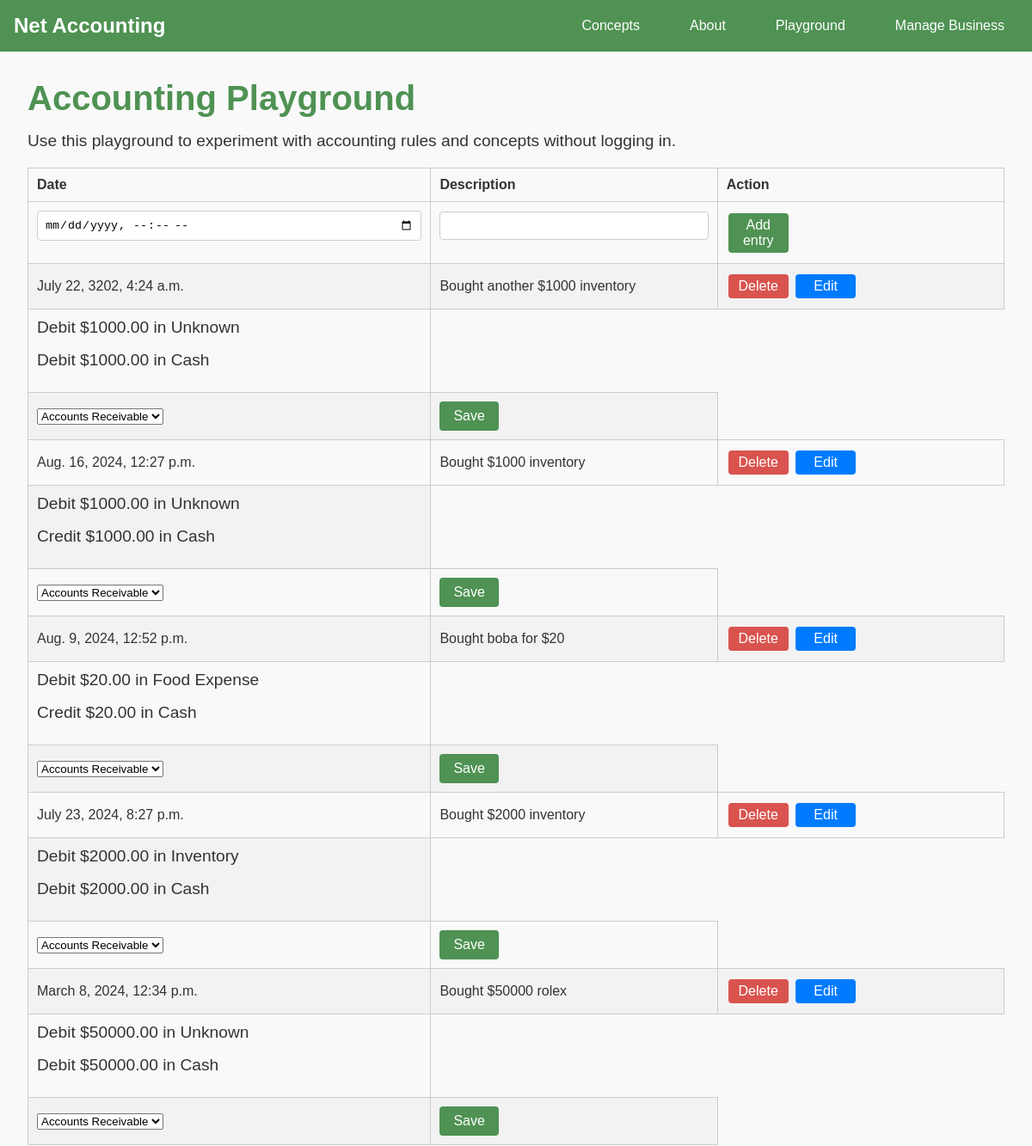
The page /accounting/playground/ (upper part) on the database as committed earlier.
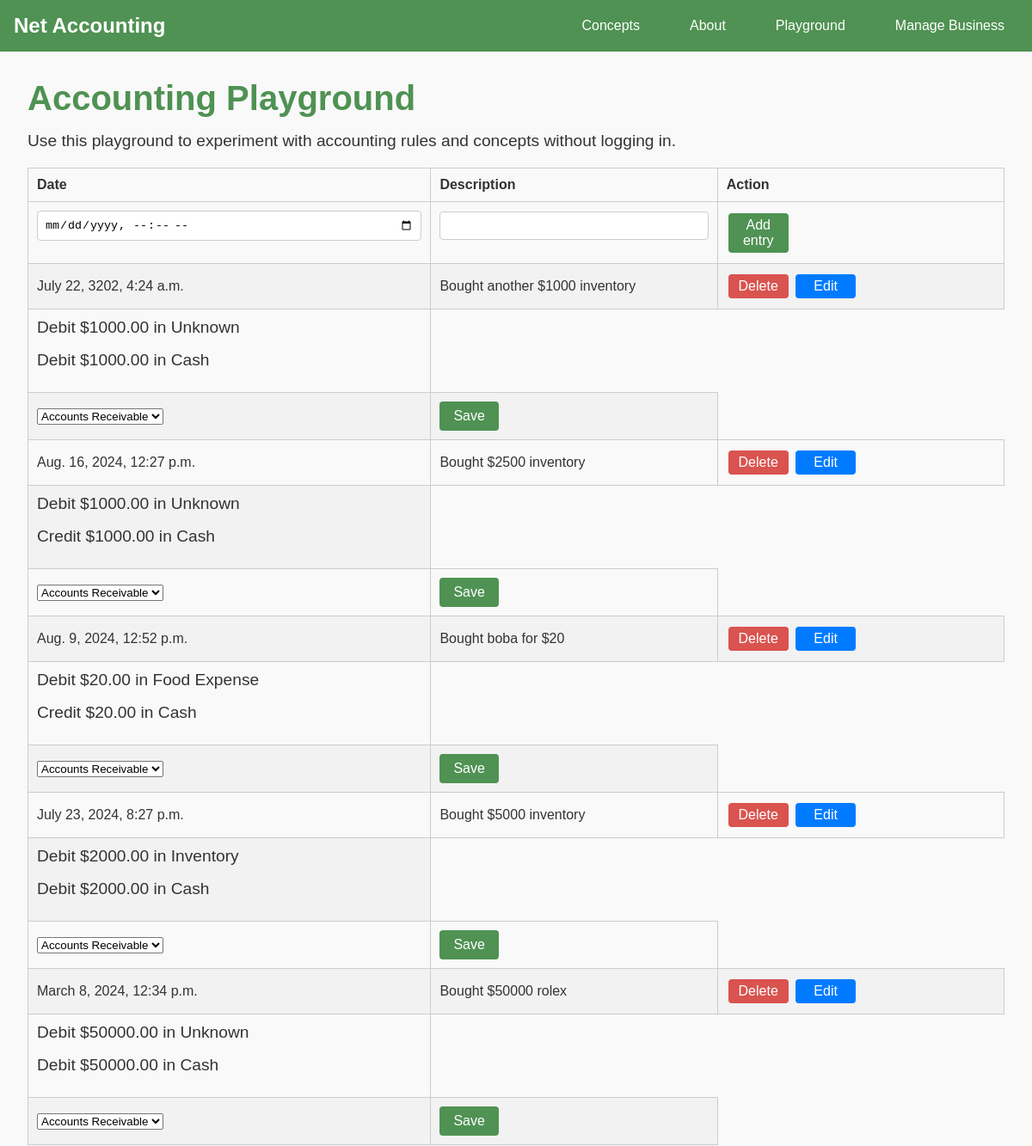
The same page on the database as committed later.
### accounting/models.py (models this page shows, shortened)
class JournalEntry(models.Model):
    user = models.ForeignKey(User, on_delete=models.CASCADE, null=True)
    entry_date = models.DateTimeField()
    description = models.CharField(max_length=250)
    create_at = models.DateTimeField(auto_now_add=True)

class SubEntry(models.Model):
    user = models.ForeignKey(User, on_delete=models.CASCADE, null=True)
    DEBIT = 'Debit'
    CREDIT = 'Credit'
    TYPE_CHOICES = [
        (DEBIT, 'Debit'),
        (CREDIT, 'Credit')
    ]
    journal_entry = models.ForeignKey(JournalEntry, on_delete=models.CASCADE)
    sub_entry_type = models.CharField(max_length=255, choices=TYPE_CHOICES)
    account = models.CharField(max_length=255)
    amount = models.DecimalField(max_digits=10, decimal_places=2)
    def __str__(self):
        return f"{self.sub_entry_type} ${self.amount} in {self.account}"

### accounting/views.py (the view, shortened to what this page needs)
# urls.py: path('playground/', views.show_playground_page, name='playground'),
def show_playground_page(request):
    playground_id = 2
    curr_user = get_object_or_404(User, id=playground_id)
    editing_entry = None  # Entry being editied, none by default
    form = JournalEntryForm()
    subentry_editing_form = SubEntryEditingForm()
    entries = None
    try:
        entries = get_entries(playground_id)
    except JournalEntry.DoesNotExist:
        raise Http404("No entries")
    entry_subentries = {}
    for entry in entries:
        subentries = entry.subentry_set.all()
        entry_subentries[entry.id] = subentries
    balance_sheet = get_and_analyze_balance_sheet(business_id=playground_id)
    context = {
        "form": form,
        "edit_subentry_form": subentry_editing_form,
        "entries": entries,
        "entry_subentries": entry_subentries,
        "user": curr_user,
        "balance_sheet": balance_sheet,
        "editing_entry": editing_entry
    }
    return render(request, "accounting/playground.html", context)

### accounting/forms.py
class JournalEntryForm(forms.ModelForm):
    entry_date = forms.DateTimeField(widget=forms.DateTimeInput(attrs={'type': 'datetime-local'}))
    class Meta:
        model = JournalEntry
        fields = ["entry_date", "description"]

class SubEntryEditingForm(forms.ModelForm):
        ACCOUNTS_CHOICES = [
            ('Accounts Receivable', 'Accounts Receivable'),
            ('Cash', 'Cash'),
            ('Inventories', 'Inventories'),
        ]
        account = forms.ChoiceField(choices=ACCOUNTS_CHOICES, required=True)
        class Meta:
            model = SubEntry
            fields = ["account"]

### accounting/templatetags/dict_tags.py (called while the page is built)
@register.filter
def get_item(dictionary, key):
    return dictionary.get(key)

### accounting/views.py (called while the page is built)
def get_and_analyze_balance_sheet(business_id) -> BalanceSheet:
    balance_sheet = BalanceSheet(business_id=business_id, date="07-30-2024")
    balance_sheet.generate()
    return balance_sheet

def get_entries(business_id: int):
    entries = JournalEntry.objects.filter(user_id=business_id).order_by("-entry_date")
    return entries

### accounting/templates/accounting/playground.html (shortened to what this page needs)
{% extends 'accounting/index.html' %}
{% load dict_tags %}
	{% block content %}
<div class="content">
	<h1>Accounting Playground</h1>
	<p>Use this playground to experiment with accounting rules and concepts without logging in.</p>
	<div class="playground-entries">
		{% if entries %}
		<table class="entries-table">
			<thead>
				<tr>
					<th>Date</th>
					<th>Description</th>
					<th>Action</th>
				</tr>
			</thead>
			<tbody>
				{% if not editing_entry %}
				<tr>
					{% include 'accounting/forms/add_entry_form.html'%}
				</tr>
				{% endif %}
				{% for entry in entries %}
				<tr>
					{% if editing_entry and editing_entry.id == entry.id %}
						{% include 'accounting/forms/edit_entry_form.html'%}
					{% else %}
					<td>{{ entry.entry_date }}</td>
					<td>{{ entry.description }}</td>
					<td>
						{% include 'accounting/forms/delete_entry_form.html'%}
						{% include 'accounting/forms/edit_button.html'%}
					</td>
					{% endif %}
				</tr>
				<tr>
					<td colspan="0">
						{% with subentries=entry_subentries|get_item:entry.id %}
						{% for subentry in subentries %}
						<p class="subentry">{{ subentry }}</p>
						{% endfor %}
						{% endwith %}
					</td>
				<tr>
					<form method="post" action="{% url 'playground' %}">
						{% for field in edit_subentry_form %}
						<td>{{ field }}</td>
						{% endfor %}
						<td>
							<button class="save-entry-button" type="submit" name="save-subentry">Save</button>
						</td>
					</form>
				</tr>
				{% endfor %}
			</tbody>
		</table>
		{% endif %}
	</div>
		{%include 'accounting/financial_statement.html'%}
</div>
{% endblock content %}

### accounting/templates/accounting/index.html (shortened to what this page needs)
{%load static%}
<!DOCTYPE html>
<html lang="en">
	<head>
		<link rel="stylesheet" href="{% static "accounting/styles.css" %}">
	</head>
	<body>
		{% include 'accounting/navbar.html' %}
		{%block content%}
		{%endblock%}
	</body>
</html>

### accounting/templates/accounting/navbar.html
<nav class="navbar">
    <div class="navbar-brand">Net Accounting</div>
    <ul class="navbar-menu">
        <li><a href="{% url 'concepts' %}">Concepts</a></li>
        <li><a href="{% url 'about' %}">About</a></li>
        <li><a href="{% url 'playground' %}">Playground</a></li>
        <li><a href="login.html">Manage Business</a></li>
    </ul>
</nav>

### accounting/templates/accounting/forms/add_entry_form.html (shortened to what this page needs)
<form method="post" action="{% url 'playground' %}">
	{% for field in form %}
	<td>{{ field }}</td>
	{% endfor %}
	<td>
		<button class="add-entry-button" type="submit" name="add">Add entry</button>
	</td>
</form>

### accounting/templates/accounting/forms/delete_entry_form.html (shortened to what this page needs)
<form method="post" If not in editing mode, just show entry date and description, button for edit and deleteaction="{% url 'playground' %}" style="display:inline;">
	<button class="delete-button" type="submit" name="delete">Delete</button>
</form>

### accounting/templates/accounting/forms/edit_button.html (shortened to what this page needs)
<form method="post" action="{% url 'playground' %}" style="display:inline;">
	<button class="edit-button" type="submit" name="edit">Edit</button>
</form>

### accounting/templates/accounting/financial_statement.html (shortened to what this page needs)
{%load static%}
<!DOCTYPE html>
<html lang="en">
	<head>
		<link rel="stylesheet" href="{% static "accounting/financial_statement.css"%}">
	</head>
	<body>
	</body>
</html>

### accounting/static/accounting/styles.css (style rules this page uses)
body, h1, p, ul, li, a, button, input, label, form { margin: 0; padding: 0; box-sizing: border-box; }
body { font-family: 'Arial', sans-serif; background-color: #f9f9f9; color: #333; }
.navbar { background-color: #4f9253; color: #fff; padding: 1rem; display: flex; justify-content: space-between; align-items: center; }
.navbar-brand { font-size: 1.5rem; font-weight: bold; }
.navbar-menu { list-style: none; display: flex; gap: 1rem; }
.navbar-menu li { display: inline; }
.navbar-menu a { color: #fff; text-decoration: none; padding: 0.5rem 1rem; transition: background-color 0.3s ease; }
.content { padding: 2rem; text-align: center; }
.content h1 { font-size: 2.5rem; color: #4f9253; margin-bottom: 1rem; }
.content p { font-size: 1.2rem; margin-bottom: 1rem; }
form { display: inline-block; text-align: left; margin-top: 1rem; }
input { width: 100%; padding: 0.5rem; margin-bottom: 1rem; border: 1px solid #ccc; border-radius: 4px; }
button { background-color: #4f9253; color: #fff; padding: 0.5rem 1rem; border: none; border-radius: 4px; font-size: 1rem; cursor: pointer; }
.playground-entries { margin-top: 20px; }
.entries-table { width: 100%; border-collapse: collapse; margin-bottom: 20px; }
.entries-table th, .entries-table td { padding: 10px; border: 1px solid #ccc; text-align: left; }
.entries-table th { background-color: #f9f9f9; }
.entries-table tr:nth-child(even) { background-color: #f2f2f2; }
.entries-table th:first-child, .entries-table td:first-child { width: 150px; }
.entries-table th:nth-child(2), .entries-table td:nth-child(2) { width: auto; }
.entries-table th:last-child, .entries-table td:last-child { width: 150px; }
.entries-table .add-entry-button, .entries-table .edit-button, .entries-table .delete-button { margin: 2px; padding: 5px 10px; border: none; border-radius: 4px; cursor: pointer; width: 70px; }
.entries-table .add-entry-button { background-color: #4f9253; color: white; }
.entries-table .edit-button { background-color: #007bff; color: white; }
.entries-table .delete-button { background-color: #d9534f; color: white; }

### accounting/static/accounting/financial_statement.css (style rules this page uses)
body { font-family: Arial, sans-serif; margin: 0; padding: 0; background-color: #f9f9f9; }
h1, h2, h3, h4, p { text-align: left; }
ul { list-style-type: none; padding: 0; }
ul li { padding: 5px 0; text-align: left; }
ul li::before { content: ""; padding-right: 10px; }

Rows that differ between the two databases and show on the page:
changed JournalEntry: description "Bought $1000 inventory" → "Bought $2500 inventory"
changed JournalEntry: description "Bought $2000 inventory" → "Bought $5000 inventory"
